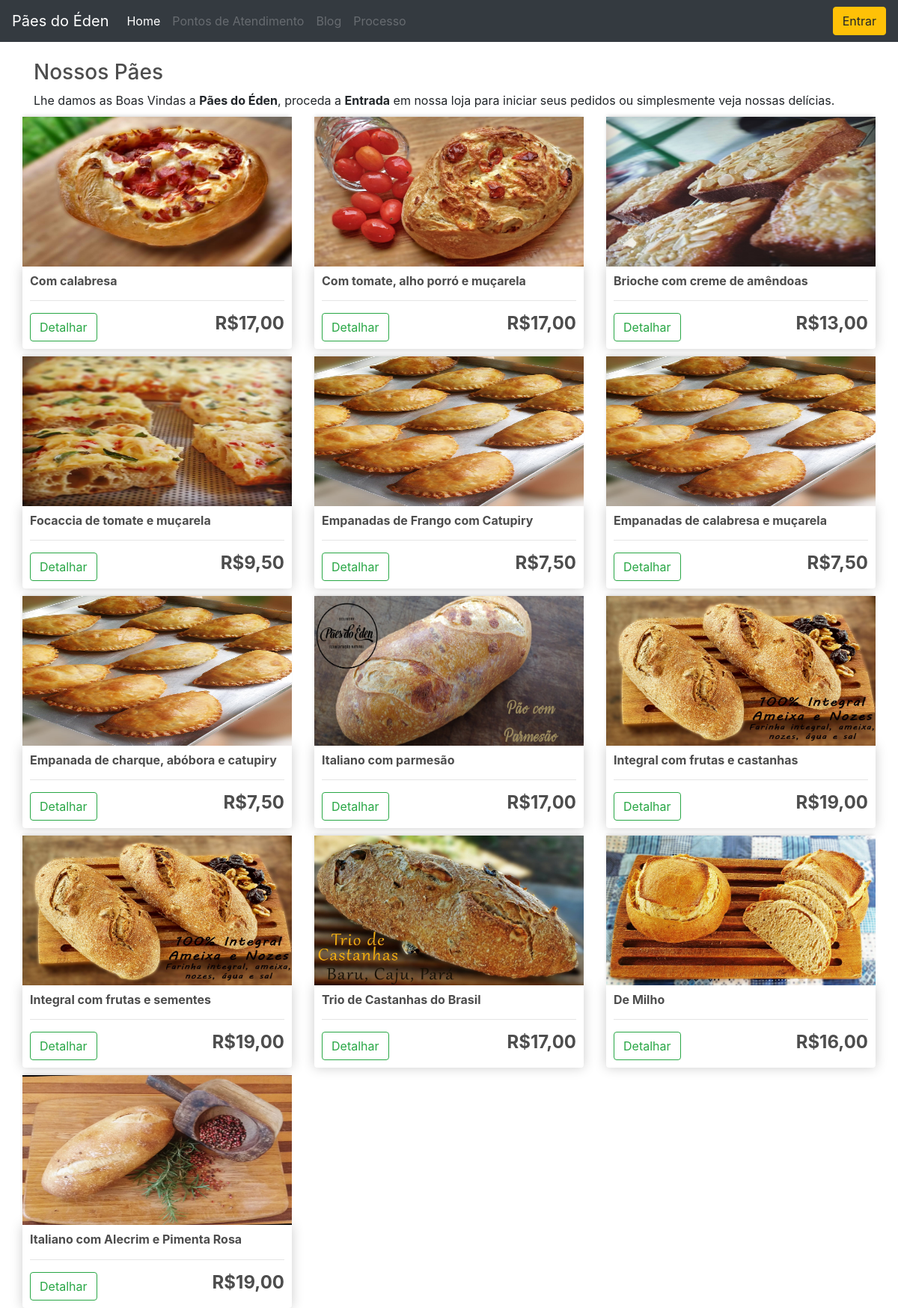
Screenshot of /sair/ with the database file from the repository.
### store/models.py (models this page shows, shortened)
class Produto(models.Model):
    nome = models.CharField(max_length=200)
    image = models.ImageField(null=True, blank=True)
    detalhes = models.TextField(null=True, blank=True)
    preco = models.FloatField()
    digital = models.BooleanField(default=False, null=True, blank=True)
    @property
    def imageURL(self):
        try:
            url = self.image.url
        except:
            url = ''
        return url

### store/views.py (the view)
# urls.py: path('sair/', views.sair, name='sair'),
def sair(request):
    items = []
    cliente = Cliente
    ordem = {'get_car_total': 0, 'get_car_itens': 0, 'shipping': False}
    carItens = ordem['get_car_itens']
    request.session.clear
    produtos = Produto.objects.all()
    context = {'produtos': produtos, 'carItens': carItens,
               'autenticado': False, 'cliente': cliente}
    return render(request, 'store/store.html', context)

### store/templatetags/my_filters.py (called while the page is built)
def currency(dollars):
    dollars = round(float(dollars), 2)
    return "R$%s,%s" % (intcomma(int(dollars)), ("%0.2f" % dollars)[-2:])

### store/templates/store/store.html (shortened to what this page needs)
{% extends 'store/main.html' %}
{% load static %}
{% load my_filters %}
{% block content %}
  <h3>Nossos Pães</h3>
  {%if autenticado%}
  Bem Vind{{cliente.adjetivo}} de volta {{cliente.nome}}, é um prazer tê-l{{cliente.adjetivo}} aqui conosco novamente.
  {%else%}
  Lhe damos as Boas Vindas a <b>Pães do Éden</b>, proceda a <b>Entrada</b> em nossa loja para iniciar seus pedidos ou simplesmente veja nossas delícias.
  {%endif%}
  <div class="row">
   <div class="row">
      {% for produto in produtos %}
      <div class="col-lg-4">
         <img class="thumbnail" src="{{produto.imageURL}}">
         <div class="box-element product">
            <h6><strong>{{produto.nome}}</strong></h6>
            <hr>
            <a class="btn btn-outline-success" href="#">Detalhar</a>
            <h4 style="display: inline-block; float: right"><strong>{{produto.preco | currency}}</strong></h4>
         </div>
      </div>
      {% endfor %}
   </div>
  </div>
{% endblock content %}

### static/css/main.css (style rules this page uses)
body { background-color: hsl(0, 0%, 98%); }
h1,h2,h3,h4,h5,h6 { color:hsl(0, 0%, 30%); }
.box-element { box-shadow:hsl(0, 0%, 80%) 0 0 16px; background-color: #fff; border-radius: 4px; padding: 10px; }
.thumbnail { width: 100%; height: 200px; -webkit-box-shadow: -1px -3px 5px -2px rgba(214,214,214,1); -moz-box-shadow: -1px -3px 5px -2px rgba(214,214,214,1); box-shadow: -1px -3px 5px -2px rgba(214,214,214,1); }
.product { border-radius: 0 0 4px 4px; }
.col-lg-4, .col-lg-6, .col-lg-8, .col-lg-12 { margin-top: 10px; }
.btn { border-radius: 0; }

### rows the page displays
Produto: imageURL (picture), nome "Com calabresa", preco "R$17,00"
Produto: imageURL (picture), nome "Com tomate, alho porró e muçarela", preco "R$17,00"
Produto: imageURL (picture), nome "Brioche com creme de amêndoas", preco "R$13,00"
Produto: imageURL (picture), nome "Focaccia de tomate e muçarela", preco "R$9,50"
Produto: imageURL (picture), nome "Empanadas de Frango com Catupiry", preco "R$7,50"
Produto: imageURL (picture), nome "Empanadas de calabresa e muçarela", preco "R$7,50"
Produto: imageURL (picture), nome "Empanada de charque, abóbora e catupiry", preco "R$7,50"
Produto: imageURL (picture), nome "Italiano com parmesão", preco "R$17,00"
Produto: imageURL (picture), nome "Integral com frutas e castanhas", preco "R$19,00"
Produto: imageURL (picture), nome "Integral com frutas e sementes", preco "R$19,00"
Produto: imageURL (picture), nome "Trio de Castanhas do Brasil", preco "R$17,00"
Produto: imageURL (picture), nome "De Milho", preco "R$16,00"
Produto: imageURL (picture), nome "Italiano com Alecrim e Pimenta Rosa", preco "R$19,00"
